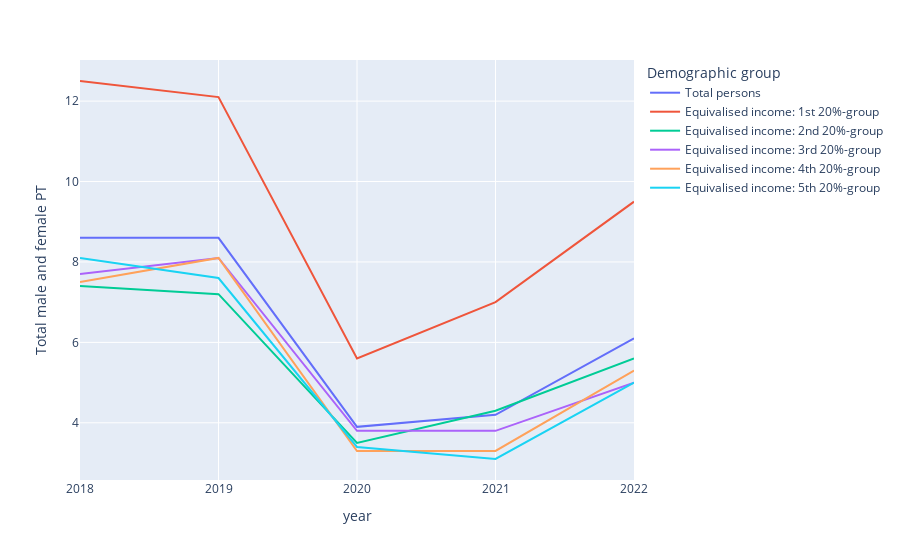

Source (notebook cell):
### Code cell
px.line(data_frame=df_income2, x="year", y="Total male and female PT", color='Demographic group')

### Figure 1 — Plotly figure (JSON) as saved in the notebook; plotly's stock layout.template omitted (floating-point values rounded to 4 significant figures)
{"data": [{"hovertemplate": "Demographic group=Total persons<br>year=%{x}<br>Total male and female PT=%{y}<extra></extra>", "legendgroup": "Total persons", "line": {"color": "#636efa", "dash": "solid"}, "marker": {"symbol": "circle"}, "mode": "lines", "name": "Total persons", "orientation": "v", "showlegend": true, "type": "scatter", "x": ["2018", "2019", "2020", "2021", "2022"], "xaxis": "x", "y": [8.6, 8.6, 3.9, 4.2, 6.1], "yaxis": "y"}, {"hovertemplate": "Demographic group=Equivalised income: 1st 20%-group<br>year=%{x}<br>Total male and female PT=%{y}<extra></extra>", "legendgroup": "Equivalised income: 1st 20%-group", "line": {"color": "#EF553B", "dash": "solid"}, "marker": {"symbol": "circle"}, "mode": "lines", "name": "Equivalised income: 1st 20%-group", "orientation": "v", "showlegend": true, "type": "scatter", "x": ["2018", "2019", "2020", "2021", "2022"], "xaxis": "x", "y": [12.5, 12.1, 5.6, 7, 9.5], "yaxis": "y"}, {"hovertemplate": "Demographic group=Equivalised income: 2nd 20%-group<br>year=%{x}<br>Total male and female PT=%{y}<extra></extra>", "legendgroup": "Equivalised income: 2nd 20%-group", "line": {"color": "#00cc96", "dash": "solid"}, "marker": {"symbol": "circle"}, "mode": "lines", "name": "Equivalised income: 2nd 20%-group", "orientation": "v", "showlegend": true, "type": "scatter", "x": ["2018", "2019", "2020", "2021", "2022"], "xaxis": "x", "y": [7.4, 7.2, 3.5, 4.3, 5.6], "yaxis": "y"}, {"hovertemplate": "Demographic group=Equivalised income: 3rd 20%-group<br>year=%{x}<br>Total male and female PT=%{y}<extra></extra>", "legendgroup": "Equivalised income: 3rd 20%-group", "line": {"color": "#ab63fa", "dash": "solid"}, "marker": {"symbol": "circle"}, "mode": "lines", "name": "Equivalised income: 3rd 20%-group", "orientation": "v", "showlegend": true, "type": "scatter", "x": ["2018", "2019", "2020", "2021", "2022"], "xaxis": "x", "y": [7.7, 8.1, 3.8, 3.8, 5], "yaxis": "y"}, {"hovertemplate": "Demographic group=Equivalised income: 4th 20%-group<br>year=%{x}<br>Total male and female PT=%{y}<extra></extra>", "legendgroup": "Equivalised income: 4th 20%-group", "line": {"color": "#FFA15A", "dash": "solid"}, "marker": {"symbol": "circle"}, "mode": "lines", "name": "Equivalised income: 4th 20%-group", "orientation": "v", "showlegend": true, "type": "scatter", "x": ["2018", "2019", "2020", "2021", "2022"], "xaxis": "x", "y": [7.5, 8.1, 3.3, 3.3, 5.3], "yaxis": "y"}, {"hovertemplate": "Demographic group=Equivalised income: 5th 20%-group<br>year=%{x}<br>Total male and female PT=%{y}<extra></extra>", "legendgroup": "Equivalised income: 5th 20%-group", "line": {"color": "#19d3f3", "dash": "solid"}, "marker": {"symbol": "circle"}, "mode": "lines", "name": "Equivalised income: 5th 20%-group", "orientation": "v", "showlegend": true, "type": "scatter", "x": ["2018", "2019", "2020", "2021", "2022"], "xaxis": "x", "y": [8.1, 7.6, 3.4, 3.1, 5], "yaxis": "y"}], "layout": {"legend": {"title": {"text": "Demographic group"}, "tracegroupgap": 0}, "margin": {"t": 60}, "xaxis": {"anchor": "y", "domain": [0, 1], "title": {"text": "year"}}, "yaxis": {"anchor": "x", "domain": [0, 1], "title": {"text": "Total male and female PT"}}}}
